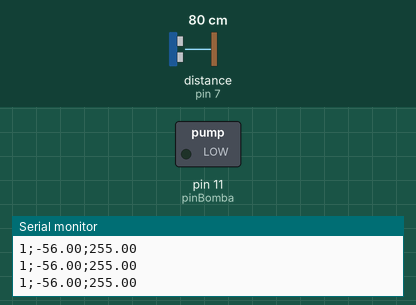
Recording of a program running on a simulated Arduino Uno, built with avr-gcc and run on an emulated ATmega328P. On the bench: switched loads named in the program (green lamp = pin HIGH), the last lines printed to the serial monitor. Wiring (inferred from the names in the program): ultrasonic range finder: trigger pin 8; echo pin 7. The test bench sets the inputs (shaded band); at power-on: distance to the obstacle (sensor on pin 7) 80 cm. The echo pulse lasts 58.3 µs per cm; pins used as bus, display or sensor lines are not drawn.

Above: at 1.2 s.
1.3 s: distance to the obstacle (sensor on pin 7) set to 12 cm
At 3.8 s:
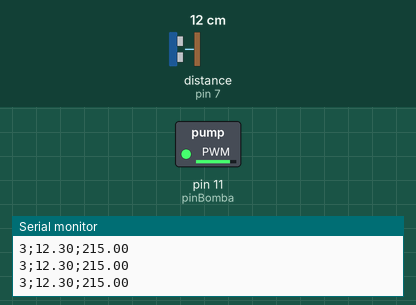
4.3 s: distance to the obstacle (sensor on pin 7) set to 35 cm
At 5.7 s:
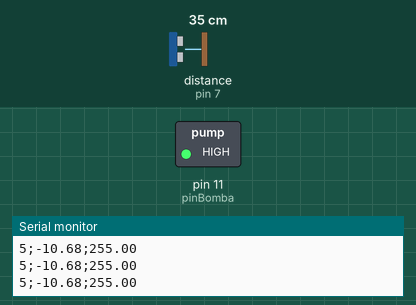
Timing chart, 0 to 7.3 s (numbered marks = the images above; inputs shaded):
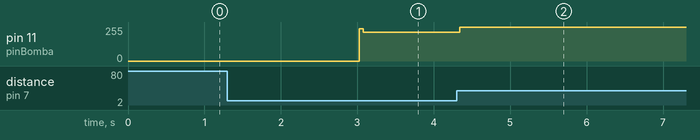

Measured:
- after the input at 1.3 s, pin 11 (pinBomba): 0/255 → 215/255 after 1.7 s
- after the input at 4.3 s, pin 11 (pinBomba): 215/255 → 255/255 at once

The program:

main.cpp
```cpp
/*
os valores de kp, ki e kd foram os sugeridos pelo Marcos
*/

#include <Arduino.h>

# define pinSensorTrig 8
# define pinSensorEcho 7
# define pinBomba 11
# define altura 24.00
# define vsom 0.0343
# define nivel_max 15.00
# define kp 80
# define ki 0.1
# define kd 35

bool cabecalho;
unsigned long tempo_agora;
unsigned long tempo_antes;
unsigned long tempo_segundos;
double distancia;
double nivel;
double valor_ref;
double erro_previo;
double erro_atual;
double erro_acumulado;
unsigned long  atraso_inicio;

//função que aciona a bomba com a potência de acordo com o valor de pwm (0 a 255)
void ligarBomba(int valor_pwm)
{
  analogWrite(pinBomba, valor_pwm);
}

//função que define o valor do pwm
int definirPwm(double valor_nivel, double erro_somatorio, double erro_anterior)
{
  double erro_atual = valor_ref - valor_nivel;

  //é uma aproximação da integral (arquivo "Integral.png")
  erro_somatorio = erro_atual * (tempo_agora - tempo_antes)/1000.00 + erro_somatorio;

  //é uma aproximação da derivada
  double derivada_aprox = (erro_atual - erro_anterior)/(tempo_agora - tempo_antes)/1000.00;

  int pwm = erro_atual * kp + (ki * erro_somatorio) + kd * derivada_aprox;

  //o valor do pwm não pode ser menor que 0 nem maior que 255
  if (pwm > 255) pwm = 255;
  else if (pwm < 0) pwm = 0;

  /*na próxima iteração o valor atual de tempo será o valor anterior de tempo
  o mesmo raciocínio serve para o erro*/
  tempo_antes = tempo_agora;
  erro_anterior = erro_atual;

  return pwm;
}

void setup()
{
  pinMode(pinSensorTrig, OUTPUT);
  pinMode(pinSensorEcho, INPUT);
  pinMode(pinBomba, OUTPUT);
  cabecalho = 1;
  valor_ref = nivel_max;
  Serial.begin(9600);
  tempo_antes = 0;
  erro_previo = 0;
  atraso_inicio = 3000;
}

void loop()
{
  tempo_agora = millis();
  tempo_segundos = tempo_agora/1000;


    digitalWrite(pinSensorTrig, HIGH);
    delayMicroseconds(15);
    digitalWrite(pinSensorTrig, LOW);

    distancia = (vsom * pulseIn(pinSensorEcho, HIGH))/2;
    nivel = altura - distancia;

    /*O valor do pwm é passado para a função "ligarBomba".
    Esse valor é calculado na função "definirPwm, que apenas retorna o valor do pwm*/
    double valor_pwm = definirPwm(nivel, erro_acumulado, erro_previo);

    if (tempo_agora > atraso_inicio)
      ligarBomba(valor_pwm);

    //serve para imprimir o cabeçalho na primeira vez
    if (cabecalho == 1){
      Serial.print("tempo;nivel;pwm\n");
      cabecalho = 0;
    }

    Serial.print(tempo_segundos);
    Serial.print(";");
    Serial.print(nivel);
    Serial.print(";");
    Serial.print(valor_pwm);
    Serial.print("\n");

    //Utilizado para corrigir os valores discrepantes que estavam sendo impressos no gráfico
    delay(50);

}
```
